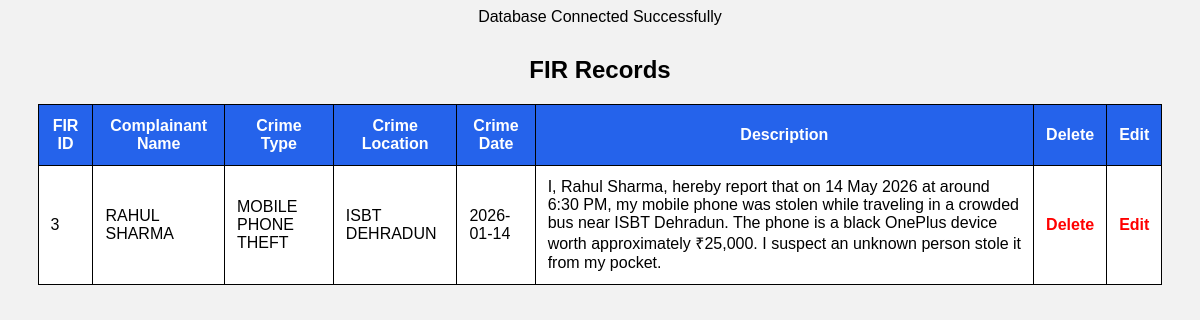
Screenshot of /view_fir.php with the database file from the repository.
### tables this page shows
CREATE TABLE `fir` (
  `fir_id` int(11) NOT NULL,
  `complainant_name` varchar(100) DEFAULT NULL,
  `crime_type` varchar(100) DEFAULT NULL,
  `crime_location` varchar(200) DEFAULT NULL,
  `crime_date` date DEFAULT NULL,
  `description` text DEFAULT NULL
);

### view_fir.php (the view, shortened to what this page needs)
<?php
include 'db/connection.php';
$sql = "SELECT * FROM fir";
$result = mysqli_query($conn,$sql);
?>
<!DOCTYPE html>
<html>
<head>
</head>
<body>
<h2>FIR Records</h2>
<table>
<tr>
<th>FIR ID</th>
<th>Complainant Name</th>
<th>Crime Type</th>
<th>Crime Location</th>
<th>Crime Date</th>
<th>Description</th>
<th>Delete</th>
<th>Edit</th>
</tr>
<?php
while($row = mysqli_fetch_assoc($result)){
?>
<tr>
<td><?php echo $row['fir_id']; ?></td>
<td><?php echo $row['complainant_name']; ?></td>
<td><?php echo $row['crime_type']; ?></td>
<td><?php echo $row['crime_location']; ?></td>
<td><?php echo $row['crime_date']; ?></td>
<td><?php echo $row['description']; ?></td>
<td>
<a href="delete_fir.php?id=<?php echo $row['fir_id']; ?>">
Delete
</a>
</td>
<td>
<a href="edit_fir.php?id=<?php echo $row['fir_id']; ?>">
Edit
</a>
</td>
</tr>
<?php
}
?>
</table>
</body>
</html>

### view_fir.php (style rules this page uses)
body { font-family:Arial; background:#f2f2f2; text-align:center; }
h2 { margin-top:30px; }
table { width:95%; margin:auto; border-collapse:collapse; background:white; }
th, td { padding:12px; border:1px solid black; }
th { background:#2563eb; color:white; }
a { text-decoration:none; color:red; font-weight:bold; }

### rows the page displays
fir: fir_id "3", complainant_name "RAHUL SHARMA", crime_type "MOBILE PHONE THEFT", crime_location "ISBT DEHRADUN", crime_date "2026-01-14", description "I, Rahul Sharma, hereby report that on 14 May 2026 at around 6:30 PM, my mobile phone was stolen while traveling in a crowded bus near ISBT Dehradun. The phone is a black OnePlus device worth approximately ₹25,000. I suspect an unknown person stole it from my pocket."
